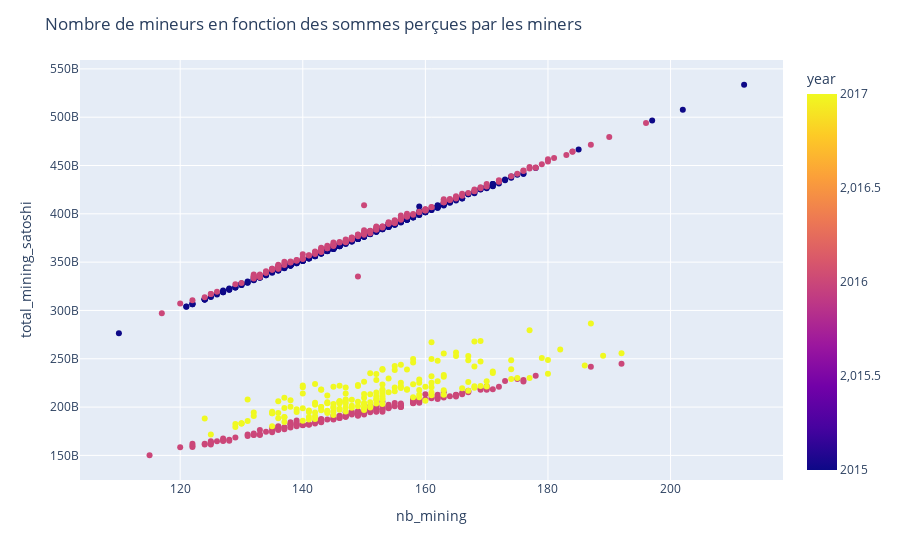

Source (notebook cell):
### Markdown cell above
Avant d'enchaîner sur le point suivant, les <span style="color:#4E937A">zones rentables</span> ou à fee élevés, nous avons voulu nous intéresser au croisement de ces catégories.

Il semblerait logique qu'il y ai plus de miners quand les sommes perçues pour la complétion d'un bloc sont plus élevées. Mais quelle est la relation entre ces deux variables? Est-il possible de trouver un point critique dans leur évolution, une fenêtre de valeur de fee à cibler, afin de maximiser les satoshi percues en minimisant le nombre de compétiteurs à la complétion?

### Code cell
# Comparaison nombre de mineurs/nombre de satoshi percu
fig2 = px.scatter(
    global_data, 
    x="nb_mining", 
    y="total_mining_satoshi",
    color="year",
)
fig2.update_layout(
    title="Nombre de mineurs en fonction des sommes perçues par les miners",
)

### Figure 1 — Plotly figure (JSON) as saved in the notebook; plotly's stock layout.template omitted (floating-point values rounded to 4 significant figures; data arrays with more than 128 entries replaced by an {"elided": "..."} marker saying what was removed)
{"data": [{"hovertemplate": "nb_mining=%{x}<br>total_mining_satoshi=%{y}<br>year=%{marker.color}<extra></extra>", "legendgroup": "", "marker": {"color": {"elided": "912 int values"}, "coloraxis": "coloraxis", "symbol": "circle"}, "mode": "markers", "name": "", "orientation": "v", "showlegend": false, "type": "scatter", "x": {"elided": "912 int values"}, "xaxis": "x", "y": {"elided": "912 int values"}, "yaxis": "y"}], "layout": {"coloraxis": {"colorbar": {"title": {"text": "year"}}, "colorscale": [[0, "#0d0887"], [0.1111, "#46039f"], [0.2222, "#7201a8"], [0.3333, "#9c179e"], [0.4444, "#bd3786"], [0.5556, "#d8576b"], [0.6667, "#ed7953"], [0.7778, "#fb9f3a"], [0.8889, "#fdca26"], [1, "#f0f921"]]}, "legend": {"tracegroupgap": 0}, "margin": {"t": 60}, "title": {"text": "Nombre de mineurs en fonction des sommes perçues par les miners"}, "xaxis": {"anchor": "y", "domain": [0, 1], "title": {"text": "nb_mining"}}, "yaxis": {"anchor": "x", "domain": [0, 1], "title": {"text": "total_mining_satoshi"}}}}
